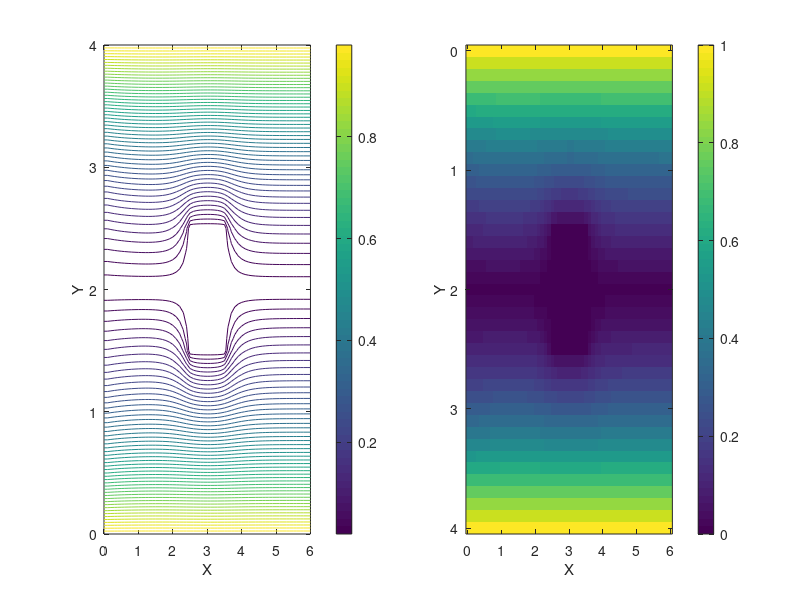

MATLAB code to generate this figure:
clear; clc

h = 0.1;
xx = 2.5; yy = 1.5; l = 1;
x = 0:h:6; y = 0:h:4;
nx = length(x); ny = length(y);
psi = zeros(ny, nx);

for i = 1:100
    psi(1, :) = 1;
    psi(end, :) = 1;
    for ix = 2:nx-1
        for iy = 2:ny-1
            if (x(ix) >= xx && x(ix) <= xx+l) && (y(iy) >= yy && y(iy) <= yy+l)
                psi(iy, ix) = 0;
            elseif y(iy) ~= 2
                psi(iy, ix) = (psi(iy+1,ix) + psi(iy-1,ix) + psi(iy,ix+1) + psi(iy,ix-1))/4;
            end
        end
    end
    psi(:, 1) = psi(:, 2);
    psi(:, end) = psi(:, end-1);
end

subplot(121);
contour(x, y, psi, 50); colorbar;
xlabel('X'); ylabel('Y');

subplot(122);
imagesc(x, y, psi); colorbar;
xlabel('X'); ylabel('Y');

